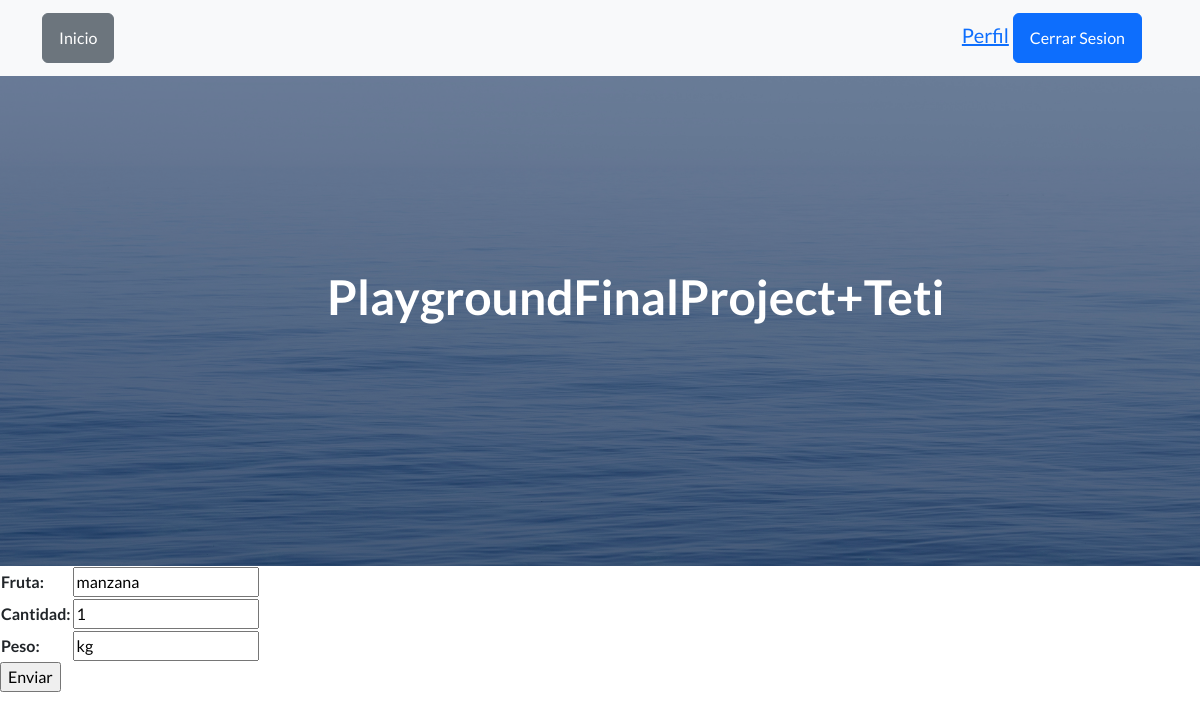
The app's page /app1/editar_fruta/5/ (signed in) with its own data.
### app1/models.py (models this page shows, shortened)
class Fruta(models.Model):
    id = models.AutoField(primary_key=True)
    usuario = models.ForeignKey(User, on_delete=models.CASCADE)
    fruta = models.CharField(max_length=100)
    cantidad = models.IntegerField()
    peso = models.CharField(max_length=100, default="0.0")
    fecha_creacion = models.DateTimeField(auto_now_add=True)

### app1/views.py (the view)
# urls.py: path('editar_fruta/<fruta_id>/', views.editar_fruta, name='editar_fruta'),
@login_required(login_url='app1:login')
def editar_fruta(request, fruta_id):
    f = Fruta.objects.get(pk=fruta_id)
    if request.method == "POST":
        mi_formulario = Frutaform(request.POST)
        print(mi_formulario)
        if mi_formulario.is_valid():
            informacion = mi_formulario.cleaned_data
            f.fruta = informacion['fruta']
            f.peso = informacion['peso']
            f.cantidad = informacion['cantidad']
            f.save()
            return redirect('app1:leer_fruta')
    else:
        mi_formulario = Frutaform(initial={'fruta': f.fruta, 'peso': f.peso, 'cantidad': f.cantidad})
    return render(request, "editar_fruta.html", {"mi_formulario": mi_formulario})

### app1/forms.py
class Frutaform(forms.ModelForm):
    class Meta:
        model = Fruta
        fields = ['fruta', 'cantidad', 'peso']

### Template/editar_fruta.html (shortened to what this page needs)
{% extends 'index.html' %}
{% block content %}
    <form action="" method="POST">{% csrf_token %}
        <table>
            {{ mi_formulario.as_table}}
        </table>
        <input type="submit", value="Enviar">
    </form>
{% endblock %}

### records on screen
Fruta: fruta "manzana", cantidad "1", peso "kg"
